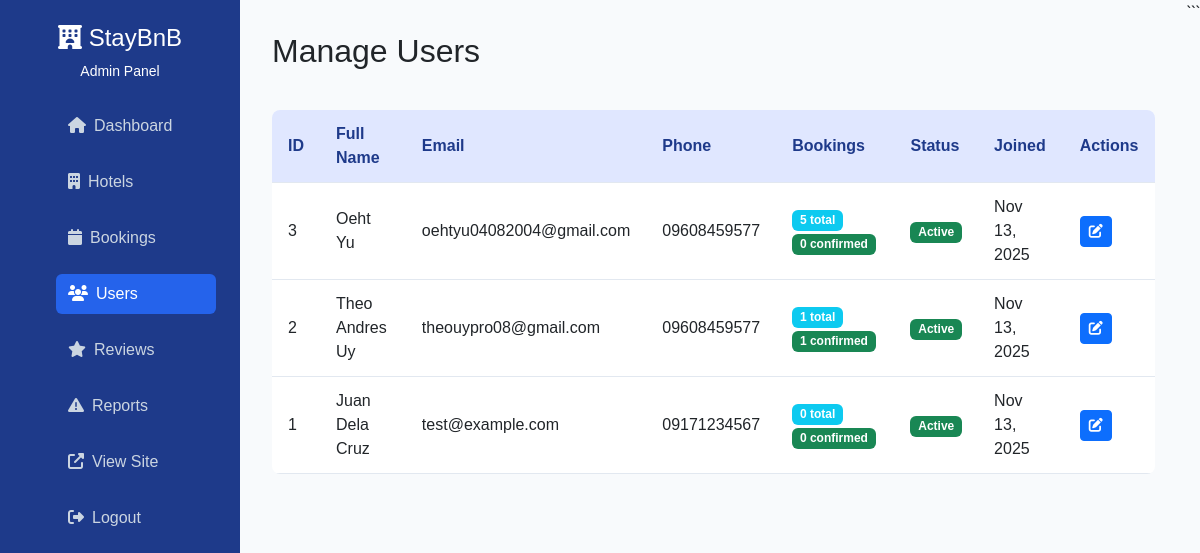
Screenshot of /StayBnB_Final/admin/users.php (signed in) with the database file from the repository.
### tables this page shows
CREATE TABLE `users` (
  `user_id` int(11) NOT NULL,
  `fullname` varchar(100) NOT NULL,
  `email` varchar(100) NOT NULL,
  `phone` varchar(20) DEFAULT NULL,
  `password_hash` varchar(255) NOT NULL,
  `address` text DEFAULT NULL,
  `verification_token` varchar(64) DEFAULT NULL,
  `is_verified` tinyint(1) DEFAULT 0,
  `status` enum('active','suspended','deleted') DEFAULT 'active',
  `created_at` timestamp NOT NULL DEFAULT current_timestamp(),
  `updated_at` timestamp NOT NULL DEFAULT current_timestamp() ON UPDATE current_timestamp()
);

### StayBnB_Final/admin/users.php (the view, shortened to what this page needs)
<?php
require_once __DIR__ . '/../config/db_connect.php';
$users = $conn->query("
    SELECT u.*,
    COUNT(DISTINCT b.booking_id) as total_bookings,
    SUM(CASE WHEN b.status = 'confirmed' THEN 1 ELSE 0 END) as confirmed_bookings
    FROM users u
    LEFT JOIN bookings b ON u.user_id = b.user_id
    GROUP BY u.user_id
    ORDER BY u.created_at DESC
");
?>
<!DOCTYPE html>
<html lang="en">
<head>
    <link href="https://cdn.jsdelivr.net/npm/bootstrap@5.3.3/dist/css/bootstrap.min.css" rel="stylesheet">
    <link rel="stylesheet" href="https://cdnjs.cloudflare.com/ajax/libs/font-awesome/6.4.0/css/all.min.css">
    <link rel="stylesheet" href="css/style.css">
</head>
<body class="admin-body">
    <div class="sidebar">
        <div class="sidebar-title">
            <h4><i class="fas fa-hotel"></i> StayBnB</h4>
            <p class="mb-0 small">Admin Panel</p>
        </div>
        <ul class="sidebar-nav">
            <li><a href="index.php"><i class="fas fa-home me-2"></i>Dashboard</a></li>
            <li><a href="hotels.php"><i class="fas fa-building me-2"></i>Hotels</a></li>
            <li><a href="bookings.php"><i class="fas fa-calendar me-2"></i>Bookings</a></li>
            <li><a href="users.php" class="active"><i class="fas fa-users me-2"></i>Users</a></li>
            <li><a href="reviews.php"><i class="fas fa-star me-2"></i>Reviews</a></li>
            <li><a href="reports.php"><i class="fas fa-exclamation-triangle me-2"></i>Reports</a></li>
            <li><a href="../index.php" target="_blank"><i class="fas fa-external-link-alt me-2"></i>View Site</a></li>
            <li><a href="logout.php"><i class="fas fa-sign-out-alt me-2"></i>Logout</a></li>
        </ul>
    </div>
    <div class="main-content">
        <div class="topbar">
            <h2>Manage Users</h2>
        </div>
        <div class="table-section">
            <table>
                <thead>
                    <tr>
                        <th>ID</th>
                        <th>Full Name</th>
                        <th>Email</th>
                        <th>Phone</th>
                        <th>Bookings</th>
                        <th>Status</th>
                        <th>Joined</th>
                        <th>Actions</th>
                    </tr>
                </thead>
                <tbody>
                    <?php if ($users->num_rows > 0): ?>
                        <?php while ($user = $users->fetch_assoc()): ?>
                        <tr>
                            <td><?= $user['user_id'] ?></td>
                            <td><?= htmlspecialchars($user['fullname']) ?></td>
                            <td><?= htmlspecialchars($user['email']) ?></td>
                            <td><?= htmlspecialchars($user['phone'] ?? 'N/A') ?></td>
                            <td>
                                <span class="badge bg-info"><?= $user['total_bookings'] ?> total</span>
                                <span class="badge bg-success"><?= $user['confirmed_bookings'] ?> confirmed</span>
                            </td>
                            <td>
                                <span class="badge bg-<?= $user['status'] === 'active' ? 'success' : 'secondary' ?>">
                                    <?= ucfirst($user['status']) ?>
                                </span>
                            </td>
                            <td><?= date('M j, Y', strtotime($user['created_at'])) ?></td>
                            <td>
                                <button class="btn btn-sm btn-primary"
                                        data-bs-toggle="modal"
                                        data-bs-target="#userModal<?= $user['user_id'] ?>">
                                    <i class="fas fa-edit"></i>
                                </button>
                            </td>
                        </tr>
                        <?php endwhile; ?>
                    <?php else: ?>
                        <tr>
                            <td colspan="8" class="text-center">No users found</td>
                        </tr>
                    <?php endif; ?>
                </tbody>
            </table>
        </div>
    </div>
</body>
</html>

### StayBnB_Final/admin/css/style.css (style rules this page uses)
* { box-sizing: border-box; margin: 0; padding: 0; font-family: "Poppins", sans-serif; }
body.admin-body { display: flex; min-height: 100vh; background: #f8fafc; }
.sidebar { width: 240px; background: #1e3a8a; color: #fff; padding: 1.5rem; }
.sidebar-title { text-align: center; margin-bottom: 1.5rem; }
.sidebar-nav { list-style: none; }
.sidebar-nav li { margin: 1rem 0; }
.sidebar-nav a { color: #cbd5e1; text-decoration: none; display: block; padding: 0.5rem 0.75rem; border-radius: 0.375rem; transition: background 0.3s; }
.sidebar-nav a:hover, .sidebar-nav a.active { background: #2563eb; color: #fff; }
.main-content { flex: 1; padding: 2rem; }
.topbar { display: flex; justify-content: space-between; align-items: center; margin-bottom: 2rem; }
.table-section { margin-top: 2rem; }
.table-section table { width: 100%; border-collapse: collapse; background: #fff; border-radius: 0.5rem; overflow: hidden; }
.table-section th, .table-section td { padding: 0.75rem 1rem; text-align: left; border-bottom: 1px solid #e2e8f0; }
.table-section th { background: #e0e7ff; color: #1e3a8a; }

### rows the page displays
users: user_id "3", fullname "Oeht Yu", email "oehtyu04082004@gmail.com", phone "09608459577", total_bookings "5", confirmed_bookings "0", status "Active", created_at "Nov 13, 2025"
users: user_id "2", fullname "Theo Andres Uy", email "theouypro08@gmail.com", phone "09608459577", total_bookings "1", confirmed_bookings "1", status "Active", created_at "Nov 13, 2025"
users: user_id "1", fullname "Juan Dela Cruz", email "test@example.com", phone "09171234567", total_bookings "0", confirmed_bookings "0", status "Active", created_at "Nov 13, 2025"
